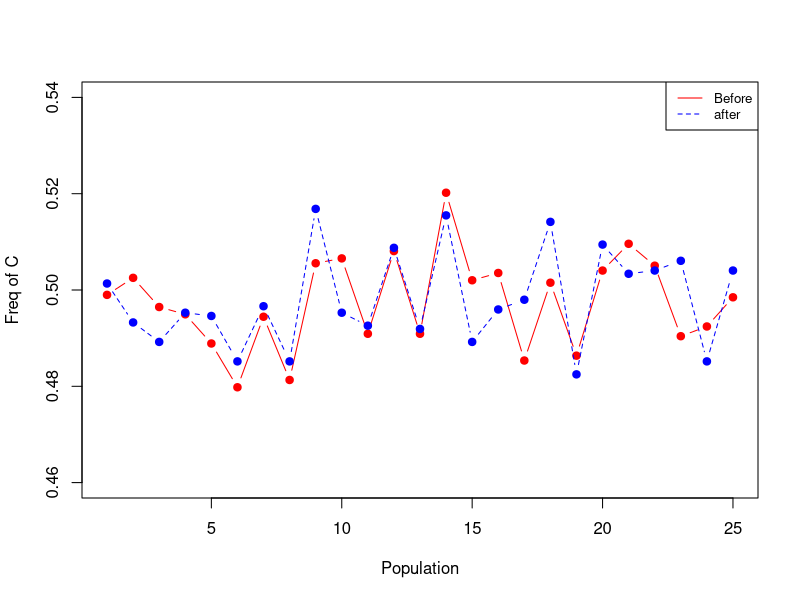

This figure's R source:
## ---- chunk 1
knitr::opts_chunk$set(echo = TRUE)
## ---- chunk 2
pops_before <- replicate(25, sample(c("CC", "CG", "GG"), 990, replace=TRUE), simplify=FALSE)

names(pops_before)<-paste("pop", 1:25, sep="")
## ---- chunk 3
freq_C_before <- lapply(pops_before, function(x) ((sum(x == "CC")*2) + sum(x == "CG"))/1980)

freq_C_before
## ---- chunk 4
freq_G_before <- lapply(pops_before, function(x) ((sum(x == "GG")*2) + sum(x == "CG"))/1980)

freq_G_before
## ---- chunk 5
mean(unlist(freq_C_before))
## ---- chunk 6
mean(unlist(freq_G_before))
## ---- chunk 7
pops_after <- lapply(pops_before, function(x) sample(x, 742, replace=FALSE))
## ---- chunk 8
freq_C_after <- lapply(pops_after, function(x) ((sum(x == "CC")*2) + sum(x == "CG"))/1484)
## ---- chunk 9
freq_G_after <- lapply(pops_after, function(x) ((sum(x == "GG")*2) + sum(x == "CG"))/1484)
## ---- chunk 10
mean(unlist(freq_C_after))
mean(unlist(freq_G_after))
## ---- chunk 11
plot(unlist(freq_C_before), type="b", pch=19, col="red", xlab="Population", ylab="Freq of C", ylim=c(0.46, 0.54))
lines(unlist(freq_C_after), type="b", pch=19, col="blue", lty=2)
legend("topright", legend=c("Before", "after"), col=c("red", "blue"), lty=1:2, cex=0.8)
